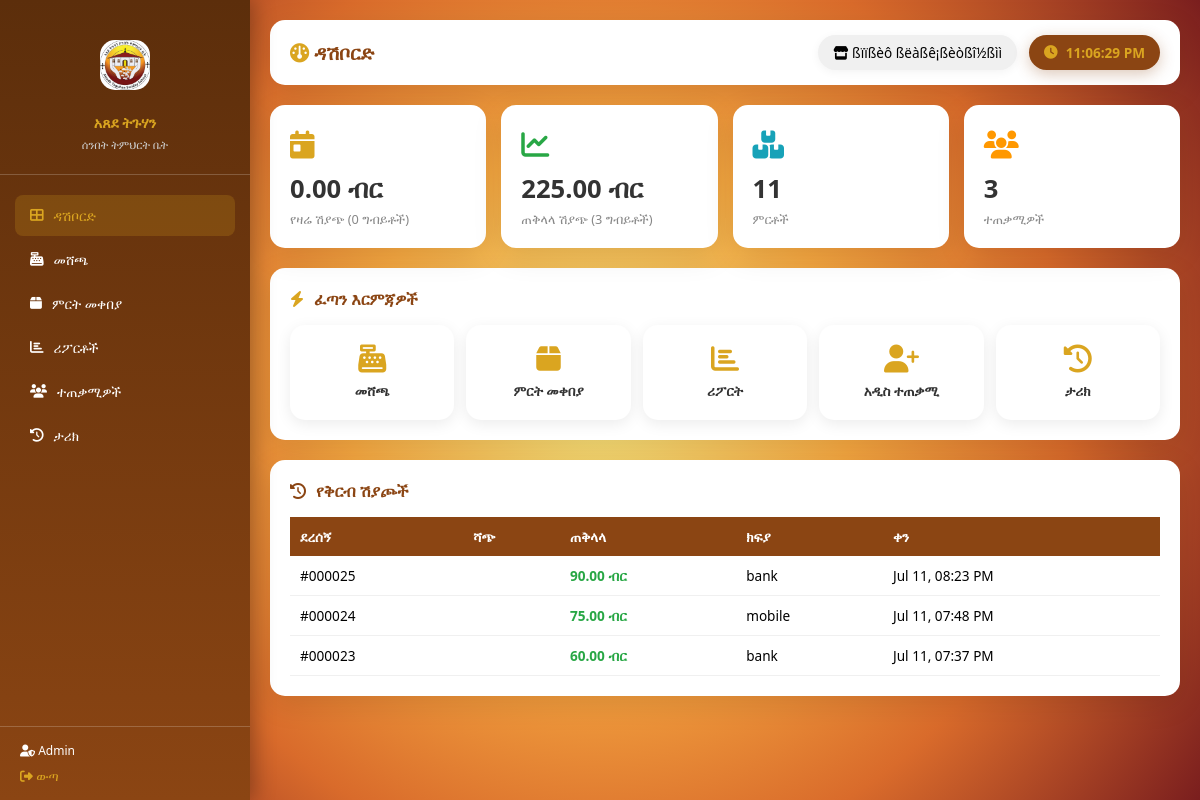
Page /admin_dashboard.php (signed in) on the committed database.
### tables this page shows
CREATE TABLE `branches` (
  `id` int(11) NOT NULL AUTO_INCREMENT,
  `name` varchar(100) NOT NULL,
  `location` varchar(255) DEFAULT NULL,
  `phone` varchar(30) DEFAULT NULL,
  `is_active` tinyint(1) DEFAULT 1,
  `created_at` timestamp NOT NULL DEFAULT current_timestamp(),
  PRIMARY KEY (`id`)
);

CREATE TABLE `transactions` (
  `id` int(11) NOT NULL AUTO_INCREMENT,
  `receipt_number` varchar(30) NOT NULL,
  `seller_id` int(11) NOT NULL,
  `branch_id` int(11) DEFAULT 1,
  `subtotal` decimal(10,2) NOT NULL DEFAULT 0.00,
  `discount` decimal(10,2) DEFAULT 0.00,
  `total_amount` decimal(10,2) NOT NULL,
  `payment_method` varchar(50) DEFAULT 'cash',
  `bank_name` varchar(50) DEFAULT NULL,
  `cash_paid` decimal(10,2) DEFAULT 0.00,
  `bank_paid` decimal(10,2) DEFAULT 0.00,
  `mobile_paid` decimal(10,2) DEFAULT 0.00,
  `change_given` decimal(10,2) DEFAULT 0.00,
  `notes` text DEFAULT NULL,
  `idempotency_key` varchar(64) DEFAULT NULL,
  `transaction_date` timestamp NOT NULL DEFAULT current_timestamp(),
  PRIMARY KEY (`id`),
  UNIQUE KEY `uq_receipt` (`receipt_number`),
  UNIQUE KEY `uq_idem` (`idempotency_key`),
  KEY `idx_txn_date` (`transaction_date`),
  KEY `idx_txn_seller` (`seller_id`)
);

### config.php (called while the page is built, shortened)
<?php
function getCurrentBranchName($conn, $branch_id) {
    $id = intval($branch_id);
    $result = mysqli_query($conn, "SELECT name FROM branches WHERE id = $id");
    if ($result && mysqli_num_rows($result) > 0) {
        $row = mysqli_fetch_assoc($result);
        return $row['name'];
    }
    return 'ዋና ቅርንጫፍ';
}
?>

### admin_dashboard.php (the view, shortened to what this page needs)
<?php
require_once 'config.php';
$admin_name = $_SESSION['full_name'] ?? 'Admin';
$branch_id = $_SESSION['branch_id'] ?? 1;
$branch_name = getCurrentBranchName($conn, $branch_id);
$greg_time = date('h:i:s A');
$today = date('Y-m-d');
$today_sales = mysqli_fetch_assoc(mysqli_query($conn, "SELECT COALESCE(SUM(total_amount),0) as total, COUNT(*) as count FROM transactions WHERE DATE(transaction_date)='$today' AND branch_id=$branch_id"));
$total_products = mysqli_fetch_assoc(mysqli_query($conn, "SELECT COUNT(*) as count FROM products WHERE is_active=1"));
$total_users = mysqli_fetch_assoc(mysqli_query($conn, "SELECT COUNT(*) as count FROM users"));
$total_sales_all = mysqli_fetch_assoc(mysqli_query($conn, "SELECT COALESCE(SUM(total_amount),0) as total FROM transactions WHERE branch_id=$branch_id"));
$total_transactions_all = mysqli_fetch_assoc(mysqli_query($conn, "SELECT COUNT(*) as count FROM transactions WHERE branch_id=$branch_id"));
$recent = mysqli_query($conn, "SELECT * FROM transactions WHERE branch_id=$branch_id ORDER BY transaction_date DESC LIMIT 10");
?>
<!DOCTYPE html>
<html lang="am">
<head>
    <link rel="stylesheet" href="https://cdnjs.cloudflare.com/ajax/libs/font-awesome/6.4.0/css/all.min.css">
</head>
<body>
<div class="sidebar">
    <div class="sidebar-header">
        <img src="icon.png" alt="Icon" style="width:50px;height:50px;border-radius:15px;margin-bottom:10px;">
        <h2>አጸደ ትጉሃን</h2>
        <small>ሰንበት ትምህርት ቤት</small>
    </div>
    <ul class="nav-menu">
        <li><a href="admin_dashboard.php" class="active"><i class="fas fa-th-large"></i> ዳሽቦርድ</a></li>
        <li><a href="seller_pos.php"><i class="fas fa-cash-register"></i> መሸጫ</a></li>
        <li><a href="admin_products.php"><i class="fas fa-box"></i> ምርት መቀበያ</a></li>
        <li><a href="admin_reports.php"><i class="fas fa-chart-bar"></i> ሪፖርቶች</a></li>
        <li><a href="admin_users.php"><i class="fas fa-users"></i> ተጠቃሚዎች</a></li>
        <li><a href="history.php"><i class="fas fa-history"></i> ታሪክ</a></li>
    </ul>
    <div class="sidebar-footer">
        <div><i class="fas fa-user-shield"></i> <?php echo htmlspecialchars($admin_name); ?></div>
        <a href="logout.php" style="color:#DAA520;text-decoration:none;font-size:0.8rem;display:block;margin-top:8px;">
            <i class="fas fa-sign-out-alt"></i> ውጣ
        </a>
    </div>
</div>
<div class="main-content">
    <div class="top-bar">
        <h2><i class="fas fa-dashboard" style="color:#DAA520;"></i> ዳሽቦርድ</h2>
        <div style="display:flex;align-items:center;gap:12px;">
            <span class="branch-badge"><i class="fas fa-store"></i> <?php echo htmlspecialchars($branch_name); ?></span>
            <span class="eth-clock" id="ethTime"><i class="fas fa-clock"></i> <?php echo $greg_time; ?></span>
        </div>
    </div>
    <div class="stats-grid">
        <div class="stat-card">
            <div class="icon" style="color:#DAA520;"><i class="fas fa-calendar-day"></i></div>
            <div class="value"><?php echo number_format($today_sales['total'],2); ?> ብር</div>
            <div class="label">የዛሬ ሽያጭ (<?php echo $today_sales['count']; ?> ግብይቶች)</div>
        </div>
        <div class="stat-card">
            <div class="icon" style="color:#28a745;"><i class="fas fa-chart-line"></i></div>
            <div class="value"><?php echo number_format($total_sales_all['total'],2); ?> ብር</div>
            <div class="label">ጠቅላላ ሽያጭ (<?php echo $total_transactions_all['count']; ?> ግብይቶች)</div>
        </div>
        <div class="stat-card">
            <div class="icon" style="color:#17a2b8;"><i class="fas fa-boxes"></i></div>
            <div class="value"><?php echo $total_products['count']; ?></div>
            <div class="label">ምርቶች</div>
        </div>
        <div class="stat-card">
            <div class="icon" style="color:#ff9800;"><i class="fas fa-users"></i></div>
            <div class="value"><?php echo $total_users['count']; ?></div>
            <div class="label">ተጠቃሚዎች</div>
        </div>
    </div>
    <div class="card">
        <h3><i class="fas fa-bolt" style="color:#DAA520;"></i> ፈጣን እርምጃዎች</h3>
        <div class="action-grid">
            <a href="seller_pos.php" class="action-card"><i class="fas fa-cash-register"></i><h4>መሸጫ</h4></a>
            <a href="admin_products.php" class="action-card"><i class="fas fa-box"></i><h4>ምርት መቀበያ</h4></a>
            <a href="admin_reports.php" class="action-card"><i class="fas fa-chart-bar"></i><h4>ሪፖርት</h4></a>
            <a href="admin_users.php" class="action-card"><i class="fas fa-user-plus"></i><h4>አዲስ ተጠቃሚ</h4></a>
            <a href="history.php" class="action-card"><i class="fas fa-history"></i><h4>ታሪክ</h4></a>
        </div>
    </div>
    <div class="card">
        <h3><i class="fas fa-history"></i> የቅርብ ሽያጮች</h3>
        <table>
            <thead><tr><th>ደረሰኝ</th><th>ሻጭ</th><th>ጠቅላላ</th><th>ክፍያ</th><th>ቀን</th></tr></thead>
            <tbody>
                <?php while($r=mysqli_fetch_assoc($recent)): ?>
                <tr>
                    <td>#<?php echo str_pad($r['id'],6,'0',STR_PAD_LEFT); ?></td>
                    <td><?php echo htmlspecialchars($r['seller_name']); ?></td>
                    <td class="amount"><?php echo number_format($r['total_amount'],2); ?> ብር</td>
                    <td><?php echo $r['payment_method']; ?></td>
                    <td><?php echo date('M d, h:i A',strtotime($r['transaction_date'])); ?></td>
                </tr>
                <?php endwhile; ?>
            </tbody>
        </table>
    </div>
</div>
</body>
</html>

### admin_dashboard.php (style rules this page uses)
* { margin:0;padding:0;box-sizing:border-box; }
body { font-family:'Segoe UI',sans-serif; background: radial-gradient(circle at center, #F6E27A 0%, #F4A640 35%, #D96B2B 65%, #7A1E1E 100%); display:flex; min-height:100vh; }
.sidebar { width:250px; background:linear-gradient(180deg,#5C2E0B,#8B4513); color:white; position:fixed; height:100vh; padding:20px 0; z-index:100; box-shadow: 4px 0 20px rgba(0,0,0,0.3); }
.sidebar-header { padding:20px;text-align:center;border-bottom:1px solid rgba(255,255,255,0.2);margin-bottom:20px; }
.sidebar-header h2 { font-size:0.9rem;color:#DAA520;margin-top:8px; }
.sidebar-header small { color:#ccc;font-size:0.7rem; }
.nav-menu { list-style:none;padding:0 15px; }
.nav-menu li { margin-bottom:3px; }
.nav-menu a { display:flex;align-items:center;gap:10px;padding:11px 15px; color:white;text-decoration:none;border-radius:8px;font-size:0.85rem; transition: all 0.3s; }
.nav-menu a:hover,.nav-menu a.active { background:rgba(218,165,32,0.2);color:#DAA520; }
.sidebar-footer { position:absolute;bottom:0;width:100%;padding:15px 20px;border-top:1px solid rgba(255,255,255,0.2);font-size:0.75rem; }
.main-content { margin-left:250px;padding:20px;width:calc(100% - 250px); }
.top-bar { background:white;padding:15px 20px;border-radius:15px;display:flex; justify-content:space-between;align-items:center;margin-bottom:20px; box-shadow:0 8px 30px rgba(0,0,0,0.1);flex-wrap:wrap;gap:10px; }
.top-bar h2 { color:#8B4513;font-size:1.2rem; }
.eth-clock { background:#8B4513;color:#DAA520;padding:8px 15px;border-radius:20px; font-weight:600;font-size:0.85rem;display:flex;align-items:center;gap:8px; box-shadow: 0 4px 15px rgba(139,69,19,0.3); }
.branch-badge { background:#f0f0f0;padding:8px 15px;border-radius:20px;font-size:0.85rem; box-shadow: 0 2px 10px rgba(0,0,0,0.05); }
.stats-grid { display:grid;grid-template-columns:repeat(auto-fit,minmax(200px,1fr));gap:15px;margin-bottom:20px; }
.stat-card { background:white;padding:20px;border-radius:15px; box-shadow:0 8px 30px rgba(0,0,0,0.1);transition:all 0.3s; }
.stat-card .icon { font-size:28px;margin-bottom:8px; }
.stat-card .value { font-size:1.6rem;font-weight:700;color:#333; }
.stat-card .label { font-size:0.8rem;color:#888;margin-top:4px; }
.card { background:white;border-radius:15px;padding:20px; box-shadow:0 8px 30px rgba(0,0,0,0.1);margin-bottom:20px; }
.card h3 { color:#8B4513;margin-bottom:15px;display:flex;align-items:center;gap:10px;font-size:1rem; }
.action-grid { display:grid;grid-template-columns:repeat(auto-fit,minmax(150px,1fr));gap:12px; }
.action-card { background:white;padding:18px;border-radius:15px;text-align:center; text-decoration:none;color:#333;box-shadow:0 4px 15px rgba(0,0,0,0.08); transition:all 0.3s;border: 2px solid transparent; }
.action-card i { font-size:28px;color:#DAA520;margin-bottom:8px; }
.action-card h4 { font-size:0.85rem; }
table { width:100%;border-collapse:collapse;font-size:0.85rem; }
th { background:#8B4513;color:white;padding:10px;text-align:left; }
td { padding:10px;border-bottom:1px solid #f0f0f0; }
.amount { font-weight:700;color:#28a745; }

### rows in the picture
branches: name "ßïïßèô ßëàßê¡ßèòßî½ßìì"
transactions: id "000025", total_amount "90.00", payment_method "bank", transaction_date "Jul 11, 08:23 PM"
transactions: id "000024", total_amount "75.00", payment_method "mobile", transaction_date "Jul 11, 07:48 PM"
transactions: id "000023", total_amount "60.00", payment_method "bank", transaction_date "Jul 11, 07:37 PM"

### other values in the picture
$admin_name "Admin"
$today_sales['total'] "0.00"
$today_sales['count'] "0"
$total_sales_all['total'] "225.00"
$total_transactions_all['count'] "3"
$total_products['count'] "11"
$total_users['count'] "3"
